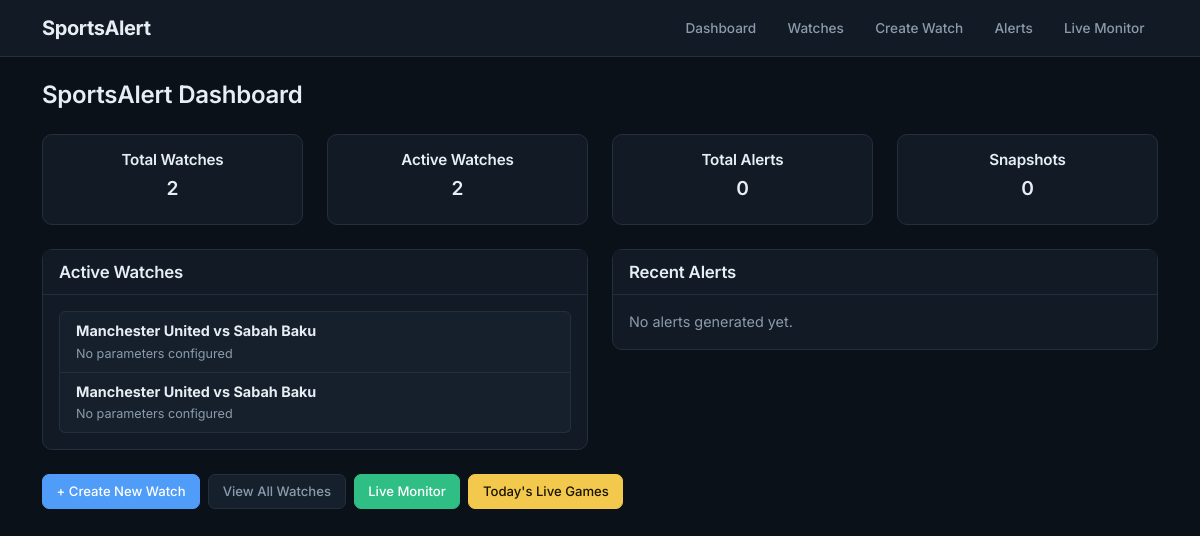
The page / on the database its author committed.
### monitoring/models.py (models this page shows, shortened)
class Watch(models.Model):
    SPORT_CHOICES = (
        ('basketball', 'Basketball'),
        ('football', 'Football'),
    )
    sport = models.CharField(
        max_length=20,
        choices=SPORT_CHOICES
    )
    match_id = models.CharField(
        max_length=100
    )
    home_team = models.CharField(
        max_length=100,
        blank=True
    )
    away_team = models.CharField(
        max_length=100,
        blank=True
    )
    league = models.CharField(
        max_length=100,
        blank=True
    )
    active = models.BooleanField(
        default=True
    )
    monitoring_start = models.DateTimeField(
        null=True,
        blank=True,
        help_text="Time monitoring should begin"
    )
    monitoring_started = models.BooleanField(
        default=False
    )
    monitoring_finished = models.BooleanField(
        default=False
    )
    game_status = models.CharField(
        max_length=20,
        blank=True,
        default=""
    )
    elapsed_minutes = models.PositiveIntegerField(
        null=True,
        blank=True
    )
    last_polled = models.DateTimeField(
        null=True,
        blank=True
    )
    total_game_minutes = models.IntegerField(
        default=40
    )
    created_at = models.DateTimeField(
        auto_now_add=True
    )

### monitoring/views.py (the view)
def dashboard(request):
    active_watches = (
        Watch.objects
        .filter(active=True)
        .order_by("-created_at")
    )
    recent_alerts = (
        Alert.objects
        .select_related("watch")
        .order_by("-created_at")[:10]
    )
    context = {
        "active_watches": active_watches,
        "recent_alerts": recent_alerts,
        "watch_count": Watch.objects.count(),
        "active_watch_count": active_watches.count(),
        "alert_count": Alert.objects.count(),
        "snapshot_count": MatchSnapshot.objects.count(),
    }
    return render(
        request,
        "monitoring/dashboard.html",
        context,
    )

### monitoring/templates/monitoring/dashboard.html
{% extends "monitoring/base.html" %}
{% block content %}
<h1 class="mb-4">SportsAlert Dashboard</h1>
<div class="row mb-4">
    <div class="col-md-3">
        <div class="card shadow-sm">
            <div class="card-body text-center">
                <h5>Total Watches</h5>
                <h2>{{ watch_count }}</h2>
            </div>
        </div>
    </div>
    <div class="col-md-3">
        <div class="card shadow-sm">
            <div class="card-body text-center">
                <h5>Active Watches</h5>
                <h2>{{ active_watch_count }}</h2>
            </div>
        </div>
    </div>
    <div class="col-md-3">
        <div class="card shadow-sm">
            <div class="card-body text-center">
                <h5>Total Alerts</h5>
                <h2>{{ alert_count }}</h2>
            </div>
        </div>
    </div>
    <div class="col-md-3">
        <div class="card shadow-sm">
            <div class="card-body text-center">
                <h5>Snapshots</h5>
                <h2>{{ snapshot_count }}</h2>
            </div>
        </div>
    </div>
</div>
<div class="row">
    <div class="col-lg-6">
        <div class="card shadow-sm mb-4">
            <div class="card-header">
                <h4 class="mb-0">Active Watches</h4>
            </div>
            <div class="card-body">
                {% if active_watches %}
                    <div class="list-group">
                        {% for watch in active_watches %}
                            <a href="{% url 'watch-detail' watch.pk %}"
                               class="list-group-item list-group-item-action">
                                <strong>
                                    {{ watch.home_team }}
                                    vs
                                    {{ watch.away_team }}
                                </strong>
                                <br>
                                <small class="text-muted">
                                    {% for parameter in watch.parameters.all %}
                                        {{ parameter.get_parameter_display }}
                                        {% if not forloop.last %}
                                            ,
                                        {% endif %}
                                    {% empty %}
                                        No parameters configured
                                    {% endfor %}
                                </small>
                            </a>
                        {% endfor %}
                    </div>
                {% else %}
                    <p class="text-muted mb-0">
                        No active watches.
                    </p>
                {% endif %}
            </div>
        </div>
    </div>
    <div class="col-lg-6">
        <div class="card shadow-sm mb-4">
            <div class="card-header">
                <h4 class="mb-0">Recent Alerts</h4>
            </div>
            <div class="card-body">
                {% if recent_alerts %}
                    <div class="list-group">
                        {% for alert in recent_alerts %}
                            <a href="{% url 'alert-detail' alert.pk %}"
                               class="list-group-item list-group-item-action">
                                <div class="d-flex justify-content-between">
                                    <strong>
                                        {% if alert.alert_type == "UP" %}
                                            <span class="badge bg-success">
                                                UP
                                            </span>
                                        {% else %}
                                            <span class="badge bg-danger">
                                                DOWN
                                            </span>
                                        {% endif %}
                                    </strong>
                                    <small class="text-muted">
                                        {{ alert.created_at }}
                                    </small>
                                </div>
                                <div class="mt-2">
                                    {{ alert.message }}
                                </div>
                            </a>
                        {% endfor %}
                    </div>
                {% else %}
                    <p class="text-muted mb-0">
                        No alerts generated yet.
                    </p>
                {% endif %}
            </div>
        </div>
    </div>
</div>
<div class="row">
    <div class="col d-flex gap-2 flex-wrap">
        <a href="{% url 'watch-create' %}"
           class="btn btn-primary">
            + Create New Watch
        </a>
        <a href="{% url 'watch-list' %}"
           class="btn btn-secondary">
            View All Watches
        </a>
        <a href="{% url 'live-monitor' %}"
           class="btn btn-success">
            Live Monitor
        </a>
        <a href="{% url 'live-games' %}"
           class="btn btn-warning">
            Today's Live Games
        </a>
    </div>
</div>
{% endblock %}

### monitoring/templates/monitoring/base.html (style rules this page uses)
:root { --bg: #0b1119; --surface: #111a25; --surface-2: #16202c; --border: #232f3d; --text: #e6edf3; --text-muted: #8c9bac; --text-faint: #5c6b7a; --accent: #4f9cf9; --accent-dim: #1e3a5f; --green: #2fbf85; --red: #ef5350; --amber: #f2c94c; --radius: 10px; }
* { box-sizing: border-box; }
body { background: var(--bg); color: var(--text); font-family: 'Inter', -apple-system, BlinkMacSystemFont, sans-serif; font-size: 0.9rem; }
h1, h2, h3, h4, h5, h6 { color: var(--text); font-weight: 600; letter-spacing: -0.01em; }
h1 { font-size: 1.5rem; }
h2 { font-size: 1.2rem; }
h3, h4 { font-size: 1.05rem; }
h5 { font-size: 0.95rem; }
p, td, th, li, label { color: var(--text); }
a { color: var(--accent); text-decoration: none; }
.text-muted { color: var(--text-muted) !important; }
.card { background: var(--surface); border: 1px solid var(--border); border-radius: var(--radius); box-shadow: none !important; }
.card-header { background: var(--surface); border-bottom: 1px solid var(--border); color: var(--text); font-size: 0.85rem; font-weight: 600; padding: 0.75rem 1rem; }
.card-body { padding: 1rem; }
.btn { font-size: 0.82rem; font-weight: 500; border-radius: 7px; padding: 0.4rem 0.85rem; }
.btn-primary { background: var(--accent); border-color: var(--accent); }
.btn-secondary { background: var(--surface-2); border-color: var(--border); color: var(--text-muted); }
.btn-success { background: var(--green); border-color: var(--green); }
.btn-warning { background: var(--amber); border-color: var(--amber); color: #1a1300; }
.list-group-item { background: var(--surface-2); border-color: var(--border); color: var(--text); }

### rows shown on the page
Watch: home_team "Manchester United", away_team "Sabah Baku"
Watch: home_team "Manchester United", away_team "Sabah Baku"

### other values the page prints
{{ watch_count }} "2"
{{ active_watch_count }} "2"
{{ alert_count }} "0"
{{ snapshot_count }} "0"
